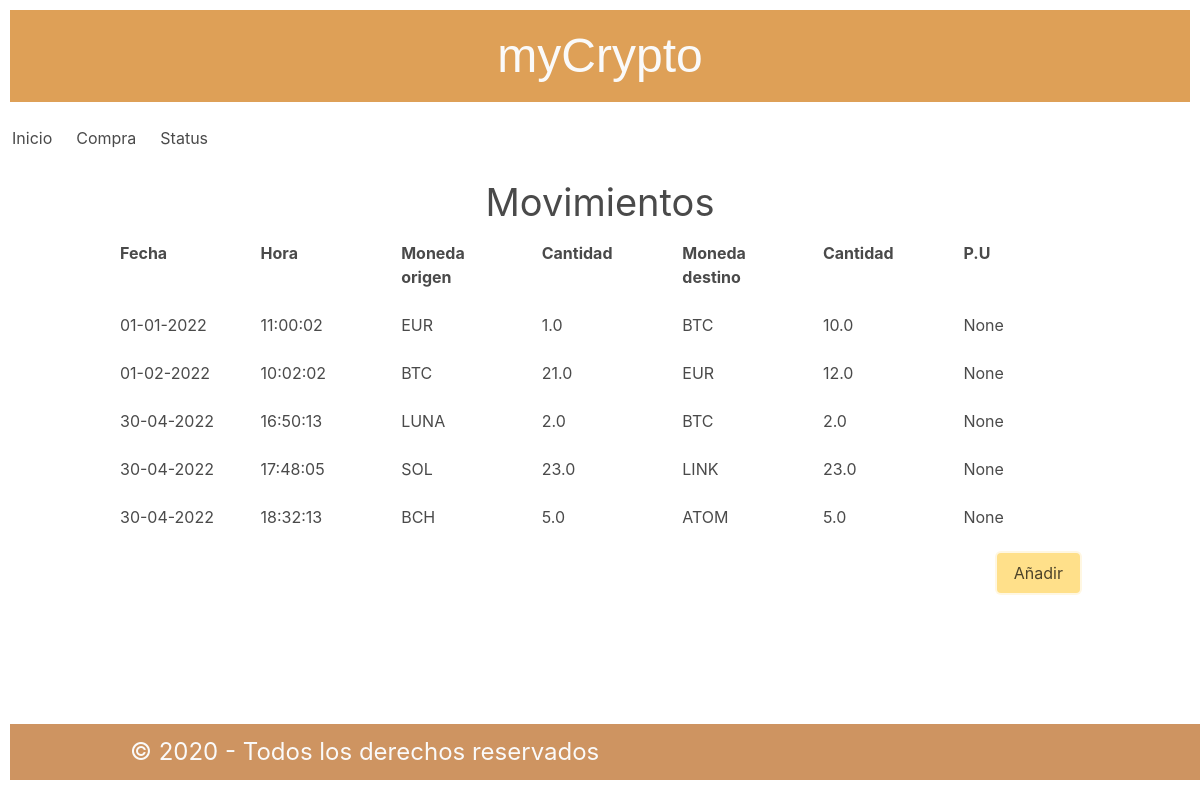
The app's page /, older data.
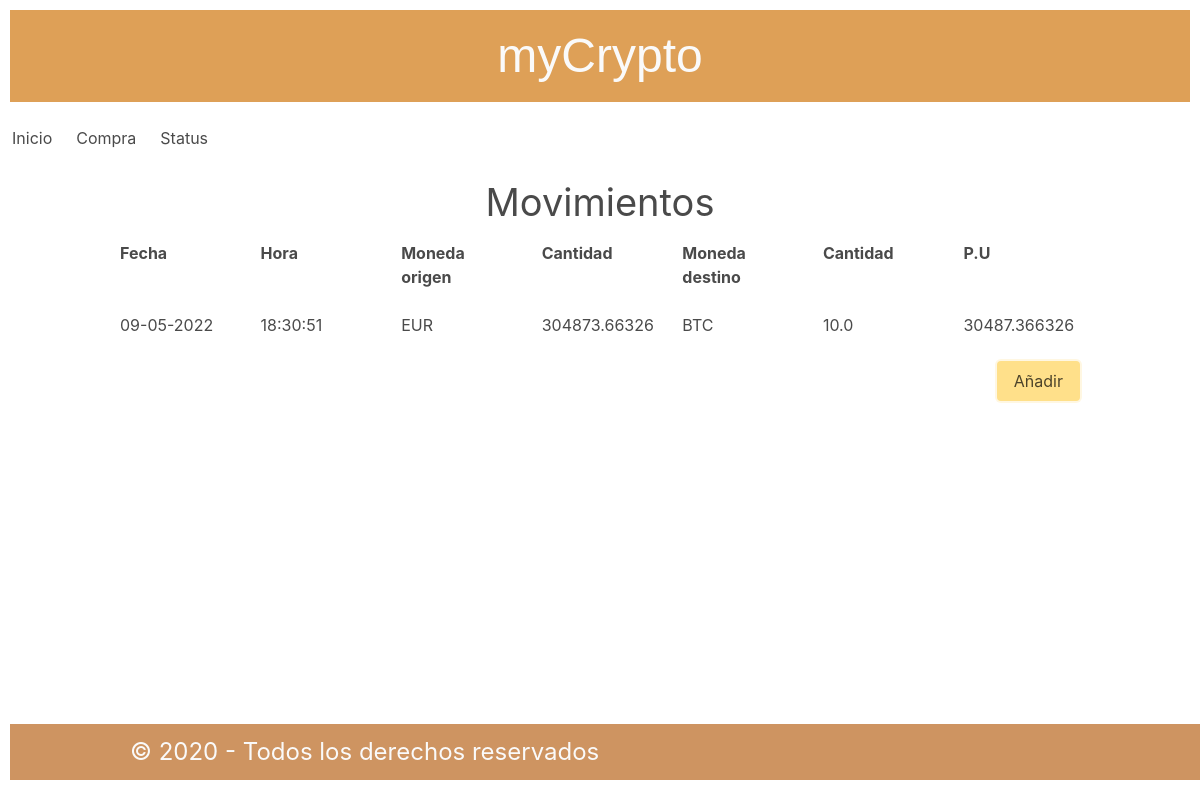
The same page, newer data.
### tables this page shows
CREATE TABLE "moviments" (
	"id"	INTEGER,
	"fecha"	TEXT NOT NULL,
	"hora"	TEXT NOT NULL,
	"Moneda_from"	TEXT NOT NULL,
	"Cantidad_from"	REAL NOT NULL,
	"Moneda_to"	TEXT NOT NULL,
	"Cantidad_to"	REAL,
	"Precio"	REAL,
	PRIMARY KEY("id" AUTOINCREMENT)
);

### balance/routes.py (the view)
@app.route('/')
def inicio():
    data_manager = ProcesaDades()
    try:
        dades = data_manager.recupera_dades_moviments()
        return render_template('principal.html', moviments=dades)
    except sqlite3.Error as e:
        flash('Existe un error en la base de datos. Intentalo de nuevo más tarde')
        return render_template('principal.html', moviments=[])

### criptos/models.py (called while the page is built)
    def recupera_dades_moviments(self):
            con = sqlite3.connect('data/movimientos.db')
            cur = con.cursor()
            cur.execute("""
                            SELECT fecha,hora,moneda_from,cantidad_from,moneda_to,cantidad_to,precio
                            FROM moviments
                            ORDER BY fecha;
                        """
            )
            return cur.fetchall()

### balance/templates/principal.html (shortened to what this page needs)
{% extends "base.html" %}
{% block container %}
    <div class="titol">
        <h1>Movimientos</h1>
    </div>
            {% if moviments %}
            <table class="taula_moviments">
                <div class="capcelera_form">
                    <tr class="tabla_mv_cabecera_a">
                        <div class="columns">
                            <div class="column">
                                <div class="form_column">
                                    Fecha
                                </div>
                            </div>
                            <div class="column">
                                <div class="form_column">
                                    Hora
                                </div>
                            </div>
                            <div class="column">
                                <div class="form_column">
                                    Moneda origen
                                </div>
                            </div>
                            <div class="column">
                                <div class="form_column">
                                    Cantidad
                                </div>
                            </div>
                            <div class="column">
                                <div class="form_column">
                                    Moneda destino
                                </div>
                            </div>
                            <div class="column">
                                <div class="form_column">
                                    Cantidad
                                </div>
                            </div>
                            <div class="column">
                                <div class="form_column">
                                    P.U
                                </div>
                            </div>
                        </div>
                    </tr>
                </div>
                {% for movimento in moviments %}
                <tr class="tabla_mv_cabecera">
                    <div class="columns">
                        <div class="column">
                            {{ movimento[0] }}
                        </div>
                        <div class="column">
                            {{ movimento[1] }}
                        </div>
                        <div class="column">
                            {{ movimento[2] }}
                        </div>
                        <div class="column">
                            {{ movimento[3] }}
                        </div>
                        <div class="column">
                            {{ movimento[4] }}
                        </div>
                        <div class="column">
                            {{ movimento[5] }}
                        </div>
                        <div class="column">
                            {{ movimento[6] }}
                        </div>
                    </div>
                </tr>
                {% endfor %}
            </table>
            {% endif %}
            <p class="accions">
                <a href='/purchase' class="button is-warning is-focused">Añadir</a>
            </p>
{% endblock%}

### balance/templates/base.html (shortened to what this page needs)
<html lang="en">
    <head>
        {% block head %}
        <link rel="stylesheet" href="static/css/styles.css">
        <link rel="stylesheet" href="static/css/bulma.css">
        {% endblock %}
    </head>
    <body>
        <header>
            <h1>myCrypto</h1>
        </header>
        <nav class="navbar" role="navigation" aria-label="main navigation">
            <div id="navbarBasicExample" class="navbar-menu">
              <div class="navbar-start">
                <a href="/" class="navbar-item">Inicio</a>
                <a href="/purchase" class="navbar-item">Compra</a>
                <a href="/status" class="navbar-item">Status</a>
              </div>
            </div>
        </nav>
        <section class="container">
            {% block container%}
            {% endblock %}
        </section>
    </body>
    <footer>
        <div class="container">
            {% block footer %}
            &copy; 2020 - Todos los derechos reservados
            {% endblock %}
        </div>
    </footer>
</html>

### balance/static/css/styles.css (style rules this page uses)
:root { --color-primario: #dea057; --color-secundario: #CE9461; --negro: #2c363f; --blanco: #fafafa; --separacion_defecto: 10px; }
header { font-family:'Gill Sans', 'Gill Sans MT', Calibri, 'Trebuchet MS', sans-serif; padding: var(--separacion_defecto); font-size: 48px; background-color: var(--color-primario); color: var(--blanco); margin: var(--separacion_defecto); bottom: 10px; text-align: center; }
div.titol { text-align: center; font-size: 38px; font-weight: 600; margin: 10; padding: auto; }
div.form_column { font-weight: 700; text-align: justify; }
footer { padding: var(--separacion_defecto); font-size: 24px; background-color: var(--color-secundario); color: var(--blanco); margin: var(--separacion_defecto); width: 100%; position: absolute; bottom: 10px; }
.accions { text-align: right; }

Row changes from the older to the newer data that the page shows:
removed moviments: fecha "01-01-2022", hora "11:00:02", Moneda_from "EUR", Cantidad_from "1.0", Moneda_to "BTC", Cantidad_to "10.0", movimento "None"
removed moviments: fecha "01-02-2022", hora "10:02:02", Moneda_from "BTC", Cantidad_from "21.0", Moneda_to "EUR", Cantidad_to "12.0", movimento "None"
removed moviments: fecha "30-04-2022", hora "16:50:13", Moneda_from "LUNA", Cantidad_from "2.0", Moneda_to "BTC", Cantidad_to "2.0", movimento "None"
removed moviments: fecha "30-04-2022", hora "17:48:05", Moneda_from "SOL", Cantidad_from "23.0", Moneda_to "LINK", Cantidad_to "23.0", movimento "None"
removed moviments: fecha "30-04-2022", hora "18:32:13", Moneda_from "BCH", Cantidad_from "5.0", Moneda_to "ATOM", Cantidad_to "5.0", movimento "None"
added moviments: fecha "09-05-2022", hora "18:30:51", Moneda_from "EUR", Cantidad_from "304873.66326", Moneda_to "BTC", Cantidad_to "10.0", Precio "30487.366326"
